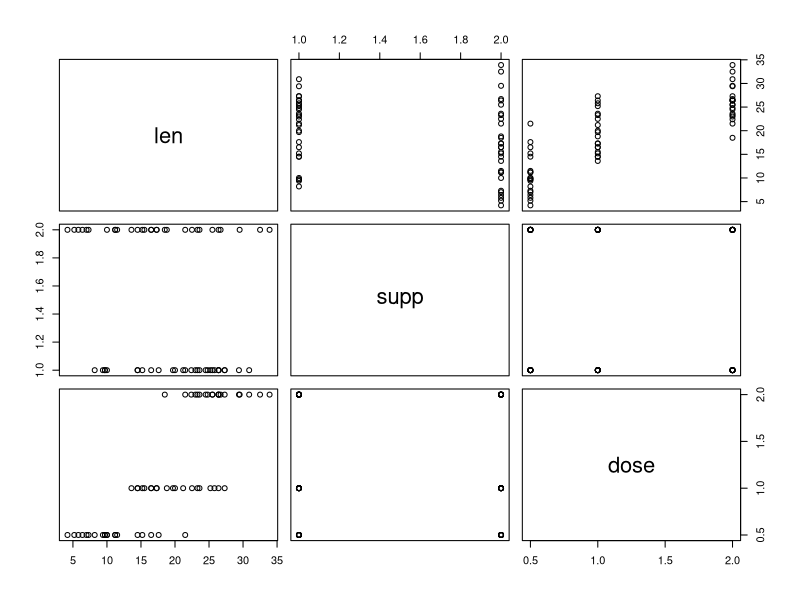
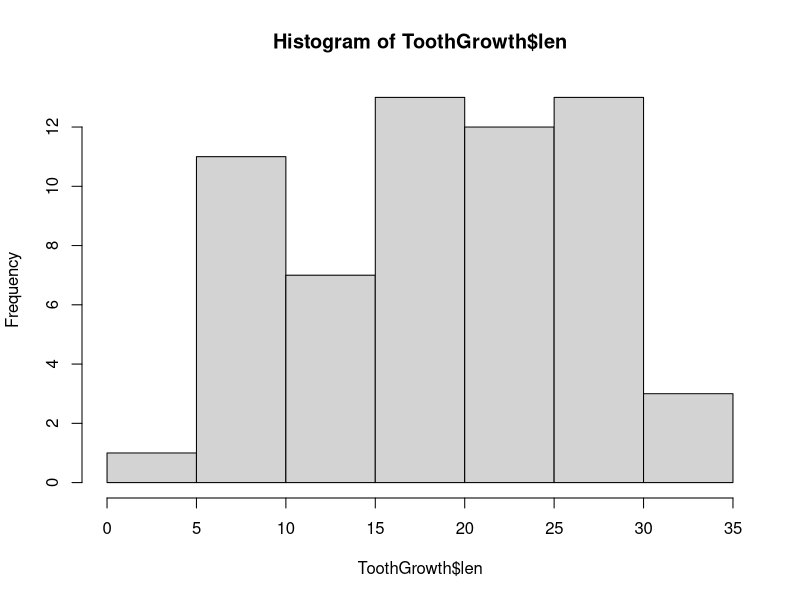
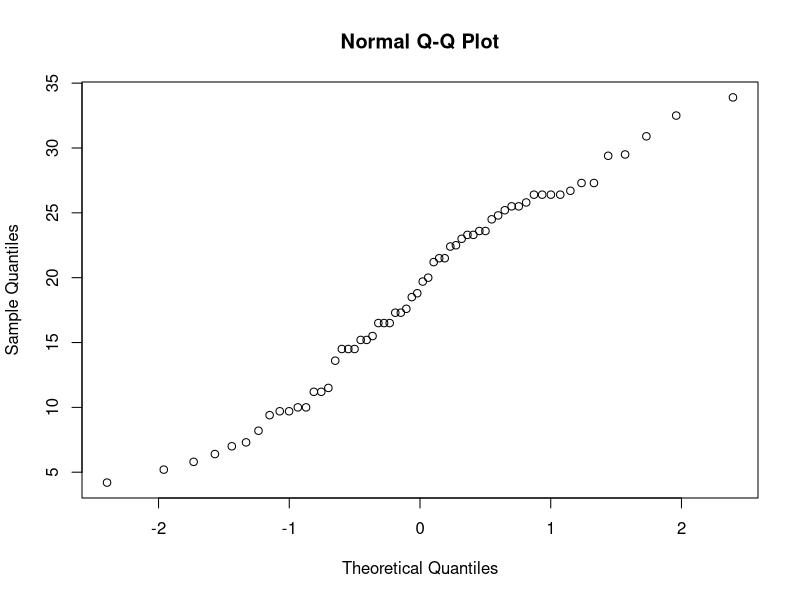

Write the R code that produced these figures, in order.
data(ToothGrowth) #load data
pairs(ToothGrowth) #look at dependecies
hist(ToothGrowth$len) #hist of lengths
summary(ToothGrowth) #summary
qqnorm(ToothGrowth$len) #Q-Q plot (length against normal)
suppMean <- tapply(ToothGrowth$len, ToothGrowth$supp, mean)
#Find mean a var of different length groups and calculate number of elements in each group
suppVar <- tapply(ToothGrowth$len, ToothGrowth$supp, var)
suppOJ <- sum(ToothGrowth$supp=='OJ')
suppVC <- sum(ToothGrowth$supp=='VC')
doseMean <- tapply(ToothGrowth$len, ToothGrowth$dose, mean)
doseVar <- tapply(ToothGrowth$len, ToothGrowth$dose, var)
dose0.5 <- sum(ToothGrowth$dose==0.5)
dose2.0 <- sum(ToothGrowth$dose==2.0)
# Hypothesis testing supp, var is equal
t.test(ToothGrowth$len ~ ToothGrowth$supp, 
       alternative='greater',
       var.equal=T)
# confidence interval
suppMean[[1]]-suppMean[[2]] + 
     c(1)*qt(0.95, df=(60-2), lower.tail=F) * 
     sqrt(1/suppVC+ 1/suppOJ) * 
     sqrt((suppVar[[1]]*(suppOJ-1)+suppVar[[2]]*(suppVC-1))/58) 
# t.test supp. var is not equal
t.test(ToothGrowth$len ~ ToothGrowth$supp, 
       alternative='greater',
       var.equal=F)
# confidence interval for difference of dose=0.5, dose=2.0
doseMean[[1]]-doseMean[[3]] + 
     c(1) *qt(0.95, df = 38, lower.tail=T) *
     sqrt(1/dose0.5+ 1/dose2.0) * 
     sqrt((doseVar[[1]]*(dose0.5-1)+doseVar[[3]]*(dose2.0-1))/38) 
# t.test for dose var is  equal
t.test(ToothGrowth$len[ToothGrowth$dose == 0.5] , ToothGrowth$len[ToothGrowth$dose == 1.0], 
       alternative='less',
       var.equal=T)
t.test(ToothGrowth$len[ToothGrowth$dose == 1.0] , ToothGrowth$len[ToothGrowth$dose == 2.0], 
       alternative='less',
       var.equal=T)
t.test(ToothGrowth$len[ToothGrowth$dose == 0.5] , ToothGrowth$len[ToothGrowth$dose == 2.0], 
       alternative='less',
       var.equal=T)
# t.test for dose var is not equal
t.test(ToothGrowth$len[ToothGrowth$dose == 0.5] , ToothGrowth$len[ToothGrowth$dose == 1.0], 
       alternative='less',
       var.equal=F)
t.test(ToothGrowth$len[ToothGrowth$dose == 1.0] , ToothGrowth$len[ToothGrowth$dose == 2.0], 
       alternative='less',
       var.equal=F)
t.test(ToothGrowth$len[ToothGrowth$dose == 0.5] , ToothGrowth$len[ToothGrowth$dose == 2.0], 
       alternative='less',
       var.equal=F)



